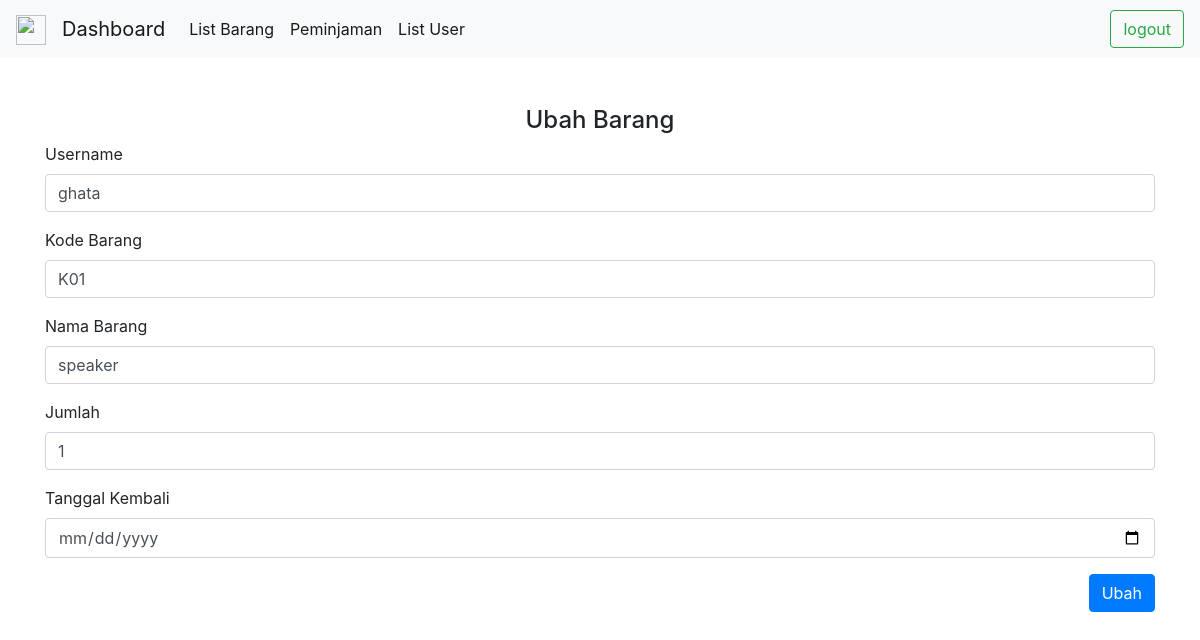
The page /editp.php?id_pinjam=1 (signed in) on the database its author committed.
### tables this page shows
CREATE TABLE `peminjaman` (
  `id_pinjam` int(11) NOT NULL,
  `username` varchar(50) NOT NULL,
  `kode_brg` varchar(50) NOT NULL,
  `namabrng` varchar(50) NOT NULL,
  `jumlahh` int(11) NOT NULL,
  `tanggal_pinjam` timestamp NOT NULL DEFAULT current_timestamp() ON UPDATE current_timestamp(),
  `tanggal_kembali` datetime NOT NULL
);

### database.php (called while the page is built, shortened)
<?php
$conn = mysqli_connect("localhost","root","","pts_web");
function query($query)
{
    global $conn;
    $result = mysqli_query($conn, $query);
    $rows = [];
    while ($row = mysqli_fetch_assoc($result)) {
        $rows[] = $row;
    }
    return $rows;
}
?>

### editp.php (the view, shortened to what this page needs)
<?php
require_once 'database.php';
$idp = $_GET['id_pinjam'];
$pinjam = query("SELECT * FROM peminjaman WHERE id_pinjam=$idp")[0];
?>
<!doctype html>
<html lang="en">
  <head>
    <link rel="stylesheet" href="https://cdn.jsdelivr.net/npm/bootstrap@4.0.0/dist/css/bootstrap.min.css">
  </head>
  <body>
    <nav class="navbar navbar-expand-lg navbar-light bg-light">
            <a class="navbar-brand" href="#">
                <img src="/docs/4.6/assets/brand/bootstrap-solid.svg" width="30" height="30" alt="">
            </a>
            <a class="navbar-brand" href="index.php">Dashboard</a>
        <div class="collapse navbar-collapse" id="navbarTogglerDemo03">
            <ul class="navbar-nav mr-auto mt-1 mt-lg-0">
                <li class="nav-item active">
                    <a class="nav-link" href="listbarang.php">List Barang</a>
                </li>
                <li class="nav-item active">
                    <a class="nav-link" href="listpinjam.php">Peminjaman</a>
                </li>
                <li class="nav-item active">
                    <a class="nav-link" href="listuser.php">List User</a>
                </li>
            </ul>
            <form class="form my-2 my-lg-0">
                <a href="logout.php" class="btn btn-outline-success my-1 my-sm-0">logout</a>
            </form>
        </div>
    </nav>
    <div class="container mt-5">
        <h4 class="text-center">Ubah Barang</h4>
        <form class="" method="post">
            <div class="form-group">
                <label for="username">Username</label>
                <input type="text" value="<?= $pinjam['username']; ?>" class="form-control" name="username" id="username" placeholder="Username" required>
            </div>
            <div class="form-group">
                <label for="kode_brg">Kode Barang</label>
                <input type="text" value="<?= $pinjam['kode_brg']; ?>" class="form-control" name="kode_brg" id="kode_brg" placeholder="Kode Barang" required>
            </div>
            <div class="form-group">
                <label for="namabrng">Nama Barang</label>
                <input type="text" value="<?= $pinjam['namabrng']; ?>" class="form-control" name="namabrng" id="namabrng" placeholder="Nama Barang" required>
            </div>
            <div class="form-group">
                <label for="jumlahh">Jumlah</label>
                <input type="text" value="<?= $pinjam['jumlahh']; ?>" class="form-control" name="jumlahh" id="jumlahh" placeholder="jumlahh" required>
            </div>
            <div class="form-group">
                <label for="tanggal_kembali">Tanggal Kembali</label>
                <input type="date" value="<?= $pinjam['tanggal_kembali']; ?>" class="form-control" name="tanggal_kembali" id="tanggal_kembali" placeholder="Tanggal Kembali" required>
            </div>
            <button type="submit" name="submiit" class="btn btn-primary" style="float: right;">Ubah</button>
        </form>
    </div>
  </body>
</html>

### rows shown on the page
peminjaman: username "ghata", kode_brg "K01", namabrng "speaker", jumlahh "1"
